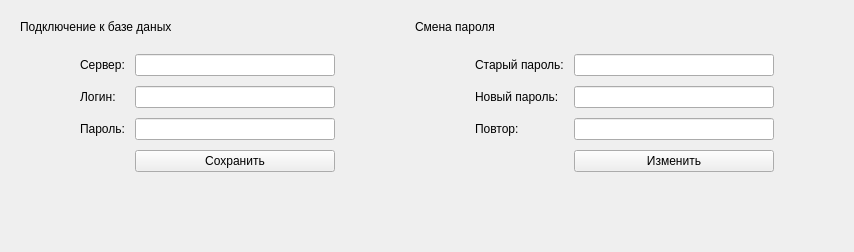
        <widget class="QWidget" name="pageSettings">
         <layout class="QVBoxLayout" name="verticalLayout_10">
          <property name="spacing">
           <number>10</number>
          </property>
          <property name="leftMargin">
           <number>20</number>
          </property>
          <property name="topMargin">
           <number>20</number>
          </property>
          <property name="rightMargin">
           <number>20</number>
          </property>
          <property name="bottomMargin">
           <number>20</number>
          </property>
          <item>
           <layout class="QHBoxLayout" name="horizontalLayout">
            <property name="spacing">
             <number>20</number>
            </property>
            <item>
             <layout class="QVBoxLayout" name="verticalLayout_11">
              <property name="spacing">
               <number>0</number>
              </property>
              <item>
               <widget class="QLabel" name="labelSettings_1">
                <property name="text">
                 <string>Подключение к базе даных</string>
                </property>
                <property name="alignment">
                 <set>Qt::AlignLeading|Qt::AlignLeft|Qt::AlignVCenter</set>
                </property>
               </widget>
              </item>
              <item>
               <widget class="QFrame" name="frameSettings_1">
                <property name="sizePolicy">
                 <sizepolicy hsizetype="Preferred" vsizetype="Maximum">
                  <horstretch>0</horstretch>
                  <verstretch>0</verstretch>
                 </sizepolicy>
                </property>
                <property name="frameShadow">
                 <enum>QFrame::Raised</enum>
                </property>
                <layout class="QHBoxLayout" name="horizontalLayout_9">
                 <property name="spacing">
                  <number>0</number>
                 </property>
                 <property name="leftMargin">
                  <number>20</number>
                 </property>
                 <property name="topMargin">
                  <number>20</number>
                 </property>
                 <property name="rightMargin">
                  <number>20</number>
                 </property>
                 <property name="bottomMargin">
                  <number>20</number>
                 </property>
                 <item>
                  <spacer name="horizontalSpacer_4">
                   <property name="orientation">
                    <enum>Qt::Horizontal</enum>
                   </property>
                   <property name="sizeHint" stdset="0">
                    <size>
                     <width>40</width>
                     <height>20</height>
                    </size>
                   </property>
                  </spacer>
                 </item>
                 <item>
                  <layout class="QGridLayout" name="gridLayout_2">
                   <property name="spacing">
                    <number>10</number>
                   </property>
                   <item row="0" column="0">
                    <widget class="QLabel" name="label_8">
                     <property name="text">
                      <string>Сервер:</string>
                     </property>
                    </widget>
                   </item>
                   <item row="1" column="0">
                    <widget class="QLabel" name="label_9">
                     <property name="text">
                      <string>Логин:</string>
                     </property>
                    </widget>
                   </item>
                   <item row="2" column="0">
                    <widget class="QLabel" name="label_10">
                     <property name="text">
                      <string>Пароль:</string>
                     </property>
                    </widget>
                   </item>
                   <item row="0" column="1">
                    <widget class="QLineEdit" name="lineEdit_3">
                     <property name="minimumSize">
                      <size>
                       <width>200</width>
                       <height>0</height>
                      </size>
                     </property>
                    </widget>
                   </item>
                   <item row="1" column="1">
                    <widget class="QLineEdit" name="lineEdit_4">
                     <property name="minimumSize">
                      <size>
                       <width>200</width>
                       <height>0</height>
                      </size>
                     </property>
                    </widget>
                   </item>
                   <item row="2" column="1">
                    <widget class="QLineEdit" name="lineEdit_5">
                     <property name="minimumSize">
                      <size>
                       <width>200</width>
                       <height>0</height>
                      </size>
                     </property>
                    </widget>
                   </item>
                   <item row="3" column="1">
                    <widget class="QPushButton" name="pushButtonSettingsSaveSQL">
                     <property name="text">
                      <string>Сохранить</string>
                     </property>
                    </widget>
                   </item>
                  </layout>
                 </item>
                 <item>
                  <spacer name="horizontalSpacer_5">
                   <property name="orientation">
                    <enum>Qt::Horizontal</enum>
                   </property>
                   <property name="sizeHint" stdset="0">
                    <size>
                     <width>40</width>
                     <height>20</height>
                    </size>
                   </property>
                  </spacer>
                 </item>
                </layout>
               </widget>
              </item>
             </layout>
            </item>
            <item>
             <layout class="QVBoxLayout" name="verticalLayout_12">
              <property name="spacing">
               <number>0</number>
              </property>
              <item>
               <widget class="QLabel" name="labelSettings_2">
                <property name="text">
                 <string>Смена пароля</string>
                </property>
                <property name="alignment">
                 <set>Qt::AlignLeading|Qt::AlignLeft|Qt::AlignVCenter</set>
                </property>
               </widget>
              </item>
              <item>
               <widget class="QFrame" name="frameSettings_2">
                <property name="sizePolicy">
                 <sizepolicy hsizetype="Preferred" vsizetype="Maximum">
                  <horstretch>0</horstretch>
                  <verstretch>0</verstretch>
                 </sizepolicy>
                </property>
                <property name="frameShadow">
                 <enum>QFrame::Raised</enum>
                </property>
                <layout class="QHBoxLayout" name="horizontalLayout_11">
                 <property name="spacing">
                  <number>0</number>
                 </property>
                 <property name="leftMargin">
                  <number>20</number>
                 </property>
                 <property name="topMargin">
                  <number>20</number>
                 </property>
                 <property name="rightMargin">
                  <number>20</number>
                 </property>
                 <property name="bottomMargin">
                  <number>20</number>
                 </property>
                 <item>
                  <spacer name="horizontalSpacer_6">
                   <property name="orientation">
                    <enum>Qt::Horizontal</enum>
                   </property>
                   <property name="sizeHint" stdset="0">
                    <size>
                     <width>40</width>
                     <height>20</height>
                    </size>
                   </property>
                  </spacer>
                 </item>
                 <item>
                  <layout class="QGridLayout" name="gridLayout_3">
                   <property name="spacing">
                    <number>10</number>
                   </property>
                   <item row="0" column="0">
                    <widget class="QLabel" name="label_11">
                     <property name="text">
                      <string>Старый пароль:</string>
                     </property>
                    </widget>
                   </item>
                   <item row="1" column="0">
                    <widget class="QLabel" name="label_12">
                     <property name="text">
                      <string>Новый пароль:</string>
                     </property>
                    </widget>
                   </item>
                   <item row="0" column="1">
                    <widget class="QLineEdit" name="lineEdit_6">
                     <property name="minimumSize">
                      <size>
                       <width>200</width>
                       <height>0</height>
                      </size>
                     </property>
                    </widget>
                   </item>
                   <item row="1" column="1">
                    <widget class="QLineEdit" name="lineEdit_7">
                     <property name="minimumSize">
                      <size>
                       <width>200</width>
                       <height>0</height>
                      </size>
                     </property>
                    </widget>
                   </item>
                   <item row="2" column="1">
                    <widget class="QLineEdit" name="lineEdit_8">
                     <property name="minimumSize">
                      <size>
                       <width>200</width>
                       <height>0</height>
                      </size>
                     </property>
                    </widget>
                   </item>
                   <item row="3" column="1">
                    <widget class="QPushButton" name="pushButtonSettingsEditPassword">
                     <property name="text">
                      <string>Изменить</string>
                     </property>
                    </widget>
                   </item>
                   <item row="2" column="0">
                    <widget class="QLabel" name="label_13">
                     <property name="text">
                      <string>Повтор:</string>
                     </property>
                    </widget>
                   </item>
                  </layout>
                 </item>
                 <item>
                  <spacer name="horizontalSpacer_7">
                   <property name="orientation">
                    <enum>Qt::Horizontal</enum>
                   </property>
                   <property name="sizeHint" stdset="0">
                    <size>
                     <width>40</width>
                     <height>20</height>
                    </size>
                   </property>
                  </spacer>
                 </item>
                </layout>
               </widget>
              </item>
             </layout>
            </item>
           </layout>
          </item>
          <item>
           <spacer name="verticalSpacer_3">
            <property name="orientation">
             <enum>Qt::Vertical</enum>
            </property>
            <property name="sizeHint" stdset="0">
             <size>
              <width>20</width>
              <height>40</height>
             </size>
            </property>
           </spacer>
          </item>
         </layout>
        </widget>
